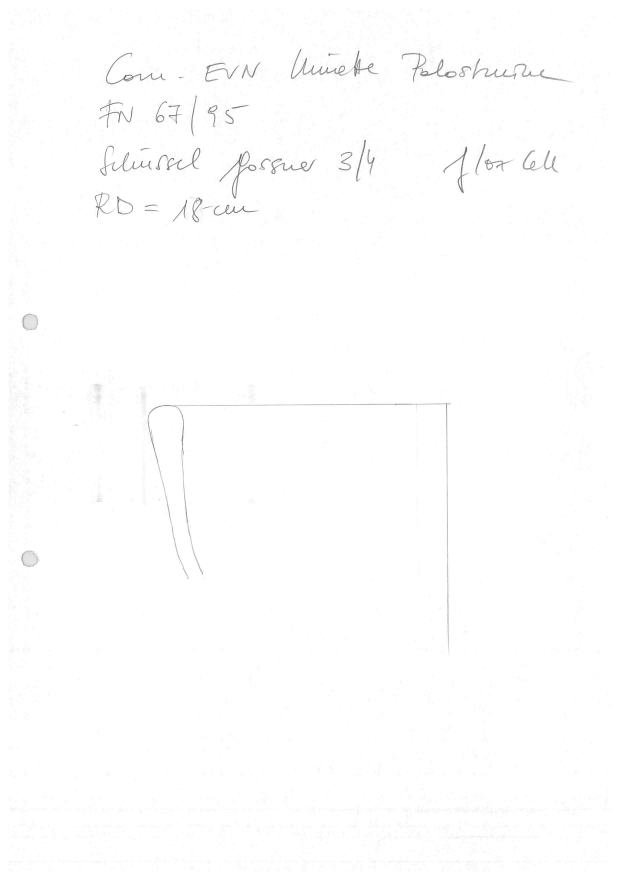
#> input picture notebooks/enhanced.jpg, 2482 x 3520 px (shown at 1/4 size)
$ python -i axis_detection.py   (imports and definitions only)
#> lines starting #> are read from the running program, lines starting #| are printed output that depends on the picture; after the words box and inside, x2 and y2 are one past the last pixel; in counts of white or black regions, pixels touching at a corner belong together
#> further down, picture is the input picture: shape (3520, 2482); min 75, max 255, mean 253.9
"""Finds the construction coordinate system on a raw A4 pottery scan: the
long vertical rotation axis, the horizontal rim/base line and their
intersection. Ported from giappetto/pottery_axes_batch.py (which also
reports quadrants and writes a CSV); used by `BackgroundEraser(record_axes=True)`.

The lines are found with long morphological openings rather than Hough
segments: an opening with a long, thin kernel keeps only straight ruler
lines, so handwriting and the curved profile drop out, and faint pencil
lines are recovered as one component instead of many Hough pieces.
"""

from __future__ import annotations

import math
from dataclasses import dataclass
from typing import List, Optional, Tuple

import cv2
import numpy as np

# Detection runs on a copy with this long side; results are mapped back.
WORK_LONG_SIDE = 1600

# Threshold on the 0-255 normalized blackhat image for pencil line pixels.
# Deliberately low: Otsu is pulled up by dark ink handwriting and then drops
# faint pencil axes (2012 survey sheets). Paper noise that passes it is
# removed by the long line openings.
LINE_THRESHOLD = 15

# Score penalty per unit of ink fraction beside a vertical candidate.
CLUTTER_WEIGHT = 1.5


@dataclass
class Segment:
    x1: float
    y1: float
    x2: float
    y2: float

    @property
    def length(self) -> float:
        return math.hypot(self.x2 - self.x1, self.y2 - self.y1)

    def scaled(self, s: float) -> "Segment":
        return Segment(self.x1 * s, self.y1 * s, self.x2 * s, self.y2 * s)


@dataclass
class AxisDetection:
    """Pixel coordinates in the original image."""
    origin_x: float
    origin_y: float
    vertical: Segment  # y1 <= y2
    horizontal: Segment  # x1 <= x2
    gap_px: float  # distance between the two segments at the origin
    confidence: float


def blackhat_edges(gray: np.ndarray) -> np.ndarray:
    """Enhance thin, dark pencil or ink lines on a light paper background."""
    k = max(15, int(round(min(gray.shape[:2]) * 0.018)))
    if k % 2 == 0:
        k += 1
    kernel = cv2.getStructuringElement(cv2.MORPH_ELLIPSE, (k, k))
    blackhat = cv2.morphologyEx(gray, cv2.MORPH_BLACKHAT, kernel)
    return cv2.normalize(blackhat, None, 0, 255, cv2.NORM_MINMAX)


def _extract_lines(binary: np.ndarray, orientation: str, min_len: int) -> List[Segment]:
    """Keep only long straight strokes of one orientation as segments."""
    if orientation == "h":
        open_k = cv2.getStructuringElement(cv2.MORPH_RECT, (min_len, 1))
        # Bridge small breaks in faint pencil lines and allow a little
        # scanner skew (the line may wander by a pixel or two).
        close_k = cv2.getStructuringElement(cv2.MORPH_RECT, (15, 1))
        thick_k = cv2.getStructuringElement(cv2.MORPH_RECT, (1, 3))
    else:
        open_k = cv2.getStructuringElement(cv2.MORPH_RECT, (1, min_len))
        close_k = cv2.getStructuringElement(cv2.MORPH_RECT, (1, 15))
        thick_k = cv2.getStructuringElement(cv2.MORPH_RECT, (3, 1))

    work = cv2.dilate(binary, thick_k)
    work = cv2.morphologyEx(work, cv2.MORPH_CLOSE, close_k)
    lines = cv2.morphologyEx(work, cv2.MORPH_OPEN, open_k)

    n, labels, stats, _ = cv2.connectedComponentsWithStats(lines, 8)
    segments: List[Segment] = []
    for i in range(1, n):
        x, y, w, h, _area = map(int, stats[i])
        ys, xs = np.where(labels[y:y + h, x:x + w] == i)
        xs = xs + x
        ys = ys + y
        # Fit the line as a linear function to tolerate a slight skew.
        if orientation == "h":
            if w < min_len:
                continue
            a, b = np.polyfit(xs, ys, 1) if np.ptp(xs) > 0 else (0.0, float(ys.mean()))
            x1, x2 = float(xs.min()), float(xs.max())
            segments.append(Segment(x1, a * x1 + b, x2, a * x2 + b))
        else:
            if h < min_len:
                continue
            a, b = np.polyfit(ys, xs, 1) if np.ptp(ys) > 0 else (0.0, float(xs.mean()))
            y1, y2 = float(ys.min()), float(ys.max())
            segments.append(Segment(a * y1 + b, y1, a * y2 + b, y2))
    return segments


def _x_at(v: Segment, y: float) -> float:
    if v.y2 == v.y1:
        return 0.5 * (v.x1 + v.x2)
    t = (y - v.y1) / (v.y2 - v.y1)
    return v.x1 + t * (v.x2 - v.x1)


def _y_at(h: Segment, x: float) -> float:
    if h.x2 == h.x1:
        return 0.5 * (h.y1 + h.y2)
    t = (x - h.x1) / (h.x2 - h.x1)
    return h.y1 + t * (h.y2 - h.y1)


def _intersection(v: Segment, h: Segment) -> Tuple[float, float]:
    # Two fixed-point steps are exact enough for near-axis-parallel lines.
    y = 0.5 * (h.y1 + h.y2)
    x = _x_at(v, y)
    y = _y_at(h, x)
    x = _x_at(v, y)
    return x, y


def _outside(value: float, lo: float, hi: float) -> float:
    """How far value lies outside [lo, hi] (0 if inside)."""
    return max(0.0, lo - value, value - hi)


def _vertical_clutter(binary: np.ndarray, v: Segment) -> float:
    """Fraction of ink pixels in a band beside a vertical line.

    The rotation axis runs through empty paper, while a vertical drawn along
    the profile (e.g. the rim edge on 2012 survey sheets) has the profile
    strokes right next to it. The line itself is excluded from the band.
    """
    h, w = binary.shape
    band = max(6, int(0.025 * w))
    core = 4
    y0, y1 = max(0, int(v.y1)), min(h, int(v.y2) + 1)
    xc = int(round(0.5 * (v.x1 + v.x2)))
    left = binary[y0:y1, max(0, xc - band):max(0, xc - core)]
    right = binary[y0:y1, min(w, xc + core + 1):min(w, xc + band + 1)]
    area = left.size + right.size
    if area == 0:
        return 0.0
    return float((np.count_nonzero(left) + np.count_nonzero(right)) / area)


def detect_axes(gray: np.ndarray) -> Optional[AxisDetection]:
    """Find the vertical axis, the horizontal line and their intersection
    on a grayscale scan. Returns None when no meeting pair of lines exists.
    """
    H, W = gray.shape[:2]
#> H = 3520; W = 2482
    scale = WORK_LONG_SIDE / float(max(H, W))
#> scale = 0.455
    small = cv2.resize(gray, (int(round(W * scale)), int(round(H * scale))), interpolation=cv2.INTER_AREA)
    h, w = small.shape
#> h = 1600; w = 1128

    _, binary = cv2.threshold(blackhat_edges(small), LINE_THRESHOLD, 255, cv2.THRESH_BINARY)
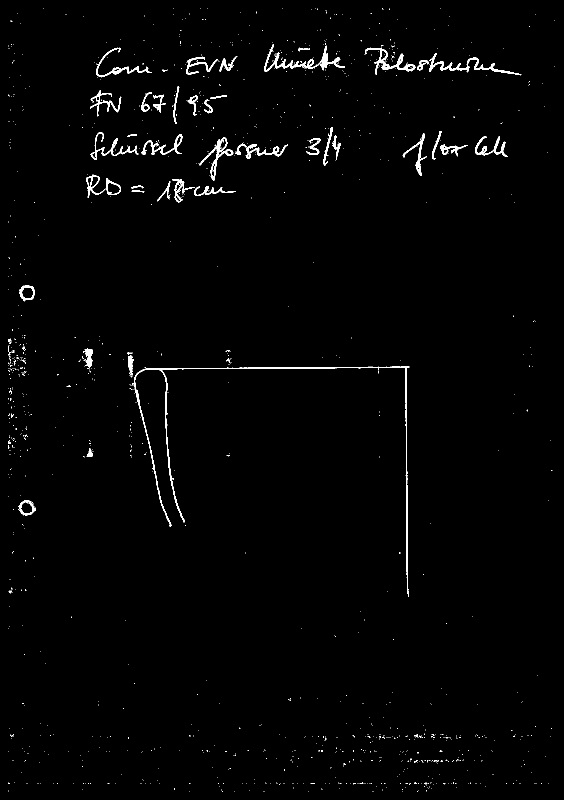
#> binary: shape (1600, 1128) (shown at 1/2 size); 1.3% white; 1257 white regions (1209 under 20 px), largest, box (x1, y1, x2, y2) and area: (268, 733, 819, 1194) 4001, (528, 88, 690, 144) 1546, (858, 106, 1043, 151) 1206

    # Blank out the sheet border: scanner edges, shadows and punch holes.
    bx, by = int(0.05 * w), int(0.02 * h)
#> bx = 56; by = 32
    binary[:by, :] = 0
    binary[h - by:, :] = 0
    binary[:, :bx] = 0
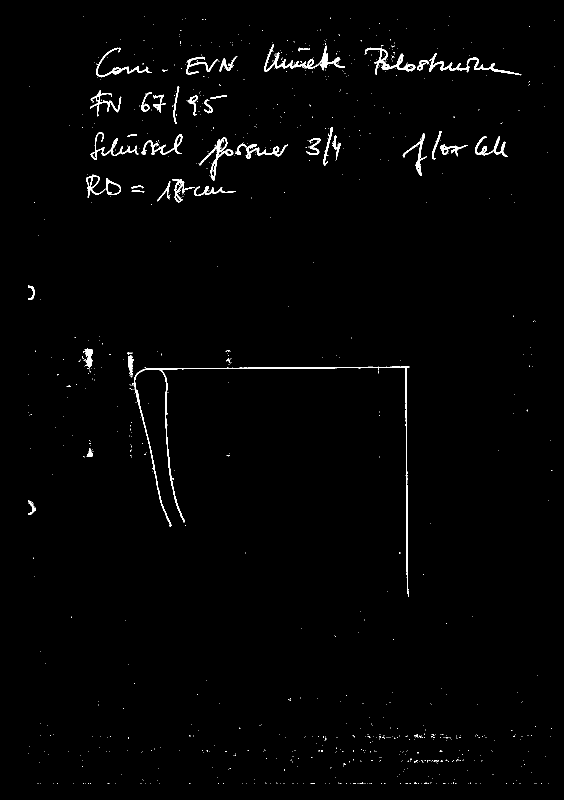
#> binary: shape (1600, 1128) (shown at 1/2 size); 1.2% white; 963 white regions (918 under 20 px), largest, box (x1, y1, x2, y2) and area: (268, 733, 819, 1194) 4001, (528, 88, 690, 144) 1546, (858, 106, 1043, 151) 1206
    binary[:, w - int(0.02 * w):] = 0

    min_len = int(0.06 * min(h, w))
#> min_len = 67
    verticals = _extract_lines(binary, "v", min_len)
#> in _extract_lines, `work = cv2.dilate(binary, thick_k)`: work: shape (1600, 1128); 1.9% white; 735 white regions (679 under 20 px), largest, box (x1, y1, x2, y2) and area: (258, 733, 820, 1194) 6311, (728, 95, 1044, 151) 3253, (527, 88, 691, 144) 2218
#> in _extract_lines, `work = cv2.morphologyEx(work, cv2.MORPH_CLOSE, close_k)`: work: shape (1600, 1128); 2.4% white; 488 white regions (410 under 20 px), largest, box (x1, y1, x2, y2) and area: (254, 700, 820, 1194) 7738, (343, 274, 577, 405) 4880, (728, 79, 1044, 152) 4524
#> in _extract_lines, `lines = cv2.morphologyEx(work, cv2.MORPH_OPEN, open_k)`:
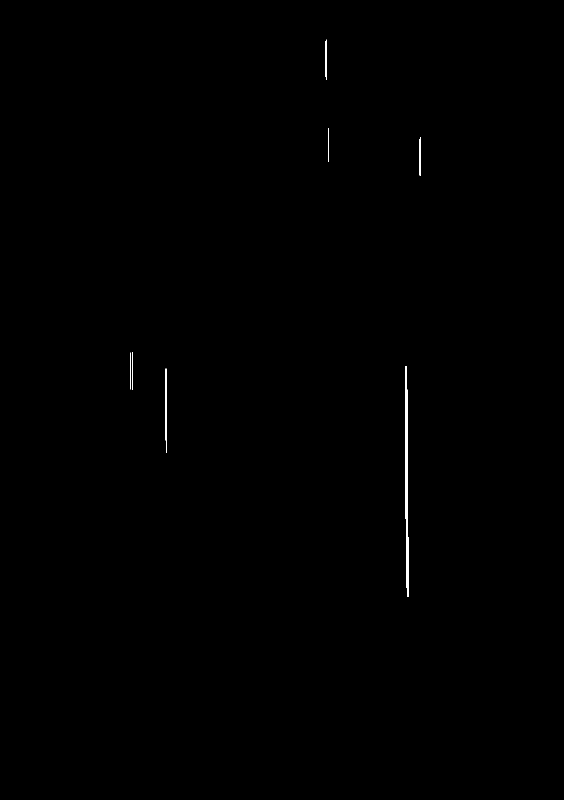
#> lines: shape (1600, 1128) (shown at 1/2 size); 0.19% white; 7 white regions, largest, box (x1, y1, x2, y2) and area: (810, 733, 817, 1194) 2069, (330, 737, 334, 906) 521, (838, 274, 842, 352) 292
#> in _extract_lines, `n, labels, stats, _ = cv2.connectedComponentsWithStats(lines, 8)`: labels: shape (1600, 1128) int32; 8 distinct labels, from 0 to 7
#> in _extract_lines, `n, labels, stats, _ = cv2.connectedComponentsWithStats(lines, 8)`: n = 8; stats = [[0, 0, 1128, 1600, 1801403], [650, 79, 3, 81, 223], [656, 256, 1, 68, 68], [838, 274, 4, 78, 292], [261, 705, 1, 74, 74], [264, 704, 2, 75, 150], [810, 733, 7, 461, 2069], [330, 737, 4, 169, 521]]
#> the loop in _extract_lines, `for i in range(1, n):` made 7 passes
#> (x, y, w, h, a, b, y1, y2) on passes 1 to 7: (650, 79, 3, 81, 0.00149, 650.9, 79, 159), (656, 256, 1, 68, 1.3e-15, 656, 256, 323), (838, 274, 4, 78, -0.003, 840.5, 274, 351), (261, 705, 1, 74, 4.09e-16, 261, 705, 778), (264, 704, 2, 75, -7.83e-17, 264.5, 704, 778), (810, 733, 7, 461, 0.00681, 806.4, 733, 1193), (330, 737, 4, 169, 0.0032, 329.1, 737, 905)
#> after the loop in _extract_lines, `for i in range(1, n):`: segments = 7 items
#> verticals = 7 items
    horizontals = _extract_lines(binary, "h", min_len)
#> call 2 of _extract_lines, with orientation = 'h', min_len = 67
#> in _extract_lines (call 2), `work = cv2.dilate(binary, thick_k)`: work: shape (1600, 1128); 1.8% white; 763 white regions (701 under 20 px), largest, box (x1, y1, x2, y2) and area: (268, 732, 819, 1195) 5458, (528, 85, 690, 145) 2137, (858, 105, 1043, 152) 1682
#> in _extract_lines (call 2), `work = cv2.morphologyEx(work, cv2.MORPH_CLOSE, close_k)`: work: shape (1600, 1128); 2.7% white; 436 white regions (365 under 20 px), largest, box (x1, y1, x2, y2) and area: (247, 703, 819, 1195) 6556, (729, 89, 1043, 152) 5718, (181, 264, 365, 321) 4017
#> in _extract_lines (call 2), `lines = cv2.morphologyEx(work, cv2.MORPH_OPEN, open_k)`:
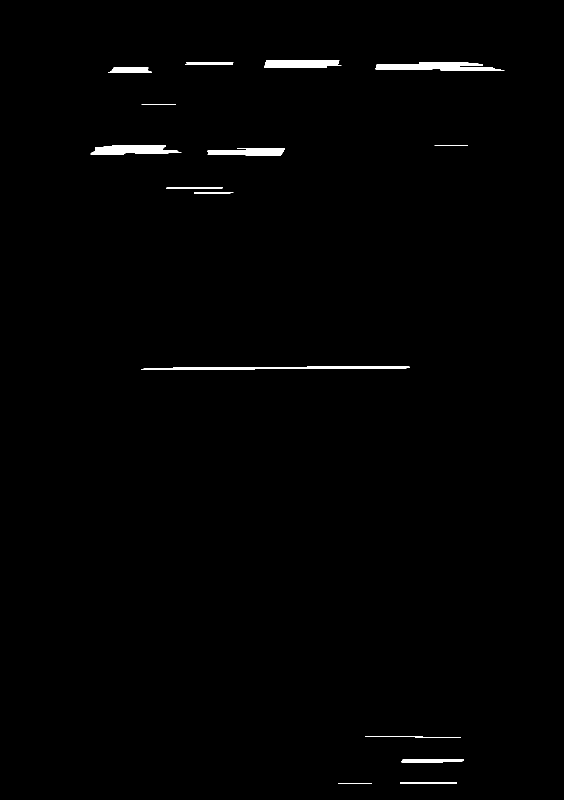
#> lines: shape (1600, 1128) (shown at 1/2 size); 0.84% white; 17 white regions, largest, box (x1, y1, x2, y2) and area: (751, 125, 1009, 141) 2932, (181, 291, 363, 309) 2450, (282, 733, 819, 740) 2264
#> in _extract_lines (call 2), `n, labels, stats, _ = cv2.connectedComponentsWithStats(lines, 8)`: labels: shape (1600, 1128) int32; 18 distinct labels, from 0 to 17
#> in _extract_lines (call 2), `n, labels, stats, _ = cv2.connectedComponentsWithStats(lines, 8)`: n = 18; stats = 18 rows, first 6: [0, 0, 1128, 1600, 1789714], [529, 121, 154, 15, 2121], [371, 124, 96, 6, 558], [751, 125, 258, 16, 2932], [227, 134, 70, 2, 137], [216, 137, 87, 9, 690]
#> the loop in _extract_lines (call 2), `for i in range(1, n):` made 17 passes
#> (x, y, w, h, a, b, x1, x2) on passes 1 to 12: (529, 121, 154, 15, -0.0104, 134.1, 529, 682), (371, 124, 96, 6, -0.00152, 127.1, 371, 466), (751, 125, 258, 16, 0.00895, 125.3, 751, 1008), (227, 134, 70, 2, 0.000319, 134.4, 227, 296), (216, 137, 87, 9, -0.000783, 141.4, 216, 302), (283, 209, 69, 1, -6.09e-16, 209, 283, 351), (181, 291, 182, 18, -0.00938, 302, 181, 362), (869, 291, 67, 1, 2.97e-16, 291, 869, 935), (474, 296, 96, 1, -4.26e-16, 296, 474, 569), (415, 298, 155, 13, -0.0124, 310.5, 415, 569), (332, 374, 113, 4, -0.000596, 375.7, 332, 444), (388, 385, 79, 2, -0.00154, 386.1, 388, 466)
#> after the loop in _extract_lines (call 2), `for i in range(1, n):`: segments = 17 items
#> horizontals = 17 items
    if not verticals or not horizontals:
        return None

    # Score every vertical/horizontal pair: long lines that actually meet
    # (or nearly meet) win. Handwriting underlines rarely meet a long
    # perpendicular line.
    diag = math.hypot(h, w)
#> diag = 1957.6
    max_gap = 0.06 * min(h, w)
#> max_gap = 67.68
    clutter = {id(v): _vertical_clutter(binary, v) for v in verticals}
#> in _vertical_clutter, `band = max(6, int(0.025 * w))`: band = 28
#> in _vertical_clutter, `y0, y1 = max(0, int(v.y1)), min(h, int(v.y2) + 1)`: y0 = 79; y1 = 160
#> in _vertical_clutter, `xc = int(round(0.5 * (v.x1 + v.x2)))`: xc = 651
#> in _vertical_clutter, `left = binary[y0:y1, max(0, xc - band):max(0, xc - core)]`: left: shape (81, 24); 10.5% white; 8 white regions (6 under 20 px), largest, box (x1, y1, x2, y2) and area: (0, 29, 24, 62) 156, (0, 38, 5, 52) 39
#> in _vertical_clutter, `right = binary[y0:y1, min(w, xc + core + 1):min(w, xc + band + 1)]`: right: shape (81, 24); 9.6% white; 9 white regions (8 under 20 px), largest, box (x1, y1, x2, y2) and area: (0, 35, 24, 56) 176
#> in _vertical_clutter (call 2), `left = binary[y0:y1, max(0, xc - band):max(0, xc - core)]`: left: shape (68, 24); 14.8% white; 6 white regions (3 under 20 px), largest, box (x1, y1, x2, y2) and area: (0, 20, 13, 36) 92, (0, 40, 11, 54) 78, (19, 44, 24, 68) 67
#> in _vertical_clutter (call 2), `right = binary[y0:y1, min(w, xc + core + 1):min(w, xc + band + 1)]`: right: shape (68, 24); 18.4% white; 8 white regions (6 under 20 px), largest, box (x1, y1, x2, y2) and area: (6, 15, 21, 64) 230, (0, 0, 5, 21) 61
#> in _vertical_clutter (call 3), `left = binary[y0:y1, max(0, xc - band):max(0, xc - core)]`: left: shape (78, 24); 8.4% white; 3 white regions (1 under 20 px), largest, box (x1, y1, x2, y2) and area: (0, 12, 24, 33) 95, (19, 47, 24, 69) 62
#> in _vertical_clutter (call 3), `right = binary[y0:y1, min(w, xc + core + 1):min(w, xc + band + 1)]`: right: shape (78, 24); 6.5% white; 3 white regions, box (x1, y1, x2, y2) and area: (19, 20, 24, 45) 72, (0, 0, 5, 11) 28, (0, 39, 9, 45) 21
#> in _vertical_clutter (call 4), `left = binary[y0:y1, max(0, xc - band):max(0, xc - core)]`: left: shape (74, 24); 1.1% white in thin lines or dots, all inside (x1, y1, x2, y2) = (14, 0, 24, 25)
#> in _vertical_clutter (call 4), `right = binary[y0:y1, min(w, xc + core + 1):min(w, xc + band + 1)]`: right: shape (74, 24); 7.9% white in thin lines or dots, all inside (x1, y1, x2, y2) = (0, 13, 24, 74)
#> in _vertical_clutter (call 5), `y0, y1 = max(0, int(v.y1)), min(h, int(v.y2) + 1)`: y0 = 704
#> in _vertical_clutter (call 5), `xc = int(round(0.5 * (v.x1 + v.x2)))`: xc = 264
#> in _vertical_clutter (call 5), `left = binary[y0:y1, max(0, xc - band):max(0, xc - core)]`: left: shape (75, 24); 5.7% white; 7 white regions (6 under 20 px), largest, box (x1, y1, x2, y2) and area: (20, 8, 24, 37) 78
#> in _vertical_clutter (call 5), `right = binary[y0:y1, min(w, xc + core + 1):min(w, xc + band + 1)]`:
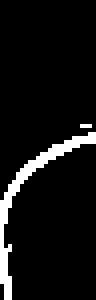
#> right: shape (75, 24) (shown 4 times larger); 7.1% white in thin lines or dots, all inside (x1, y1, x2, y2) = (0, 31, 24, 75)
#> in _vertical_clutter (call 6), `y0, y1 = max(0, int(v.y1)), min(h, int(v.y2) + 1)`: y0 = 733; y1 = 1194
#> in _vertical_clutter (call 6), `xc = int(round(0.5 * (v.x1 + v.x2)))`: xc = 813
#> in _vertical_clutter (call 6), `left = binary[y0:y1, max(0, xc - band):max(0, xc - core)]`: left: shape (461, 24); 0.56% white; 2 white regions (1 under 20 px), largest, box (x1, y1, x2, y2) and area: (0, 0, 24, 3) 56
#> in _vertical_clutter (call 6), `right = binary[y0:y1, min(w, xc + core + 1):min(w, xc + band + 1)]`:
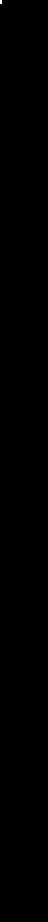
#> right: shape (461, 24) (shown 2 times larger); 0.02% white in thin lines or dots, all inside (x1, y1, x2, y2) = (0, 0, 1, 2)
#> in _vertical_clutter (call 7), `y0, y1 = max(0, int(v.y1)), min(h, int(v.y2) + 1)`: y0 = 737; y1 = 906
#> in _vertical_clutter (call 7), `xc = int(round(0.5 * (v.x1 + v.x2)))`: xc = 332
#> in _vertical_clutter (call 7), `left = binary[y0:y1, max(0, xc - band):max(0, xc - core)]`: left: shape (169, 24); 2% white; 1 white region, box (x1, y1, x2, y2) and area: (0, 0, 24, 13) 83
#> in _vertical_clutter (call 7), `right = binary[y0:y1, min(w, xc + core + 1):min(w, xc + band + 1)]`:
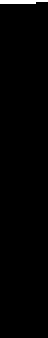
#> right: shape (169, 24) (shown 2 times larger); 1% white; 1 white region, box (x1, y1, x2, y2) and area: (0, 0, 24, 2) 42
#> clutter = {140028111994640: 0.101, 140028112044368: 0.166, 140028112045072: 0.0745, 140028112045328: 0.045, 140028112046096: 0.0639, 140028112046672: 0.00289, 140028112047184: 0.0154}
    best = None
    for v in verticals:
        for hz in horizontals:
            x, y = _intersection(v, hz)
            gap = math.hypot(_outside(x, hz.x1, hz.x2), _outside(y, v.y1, v.y2))
            if gap > max_gap:
                continue
            score = (v.length + hz.length) / diag - 3.0 * gap / diag - CLUTTER_WEIGHT * clutter[id(v)]
            if best is None or score > best[0]:
                best = (score, v, hz, x, y, gap)
#> this loop made 7 passes
    if best is None:
        return None

    _, v, hz, x, y, gap = best
    # Confidence: both lines reasonably long and meeting cleanly.
    v_norm = min(1.0, v.length / (0.15 * h))
    h_norm = min(1.0, hz.length / (0.15 * w))
    gap_norm = max(0.0, 1.0 - gap / max_gap)
    confidence = float(0.4 * v_norm + 0.4 * h_norm + 0.2 * gap_norm)

    inv = 1.0 / scale
    return AxisDetection(
        origin_x=x * inv,
        origin_y=y * inv,
        vertical=v.scaled(inv),
        horizontal=hz.scaled(inv),
        gap_px=gap * inv,
        confidence=confidence,
    )

>>> import cv2
>>> picture = cv2.imread('../../notebooks/enhanced.jpg', cv2.IMREAD_GRAYSCALE)
>>> result = detect_axes(picture)
